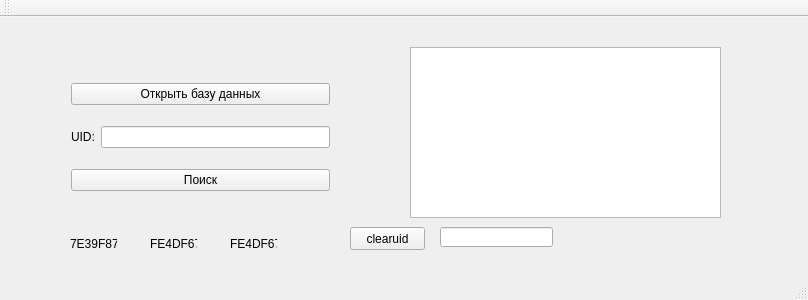
<?xml version="1.0" encoding="UTF-8"?>
<ui version="4.0">
 <class>MainWindow</class>
 <widget class="QMainWindow" name="MainWindow">
  <property name="geometry">
   <rect>
    <x>0</x>
    <y>0</y>
    <width>808</width>
    <height>300</height>
   </rect>
  </property>
  <property name="windowTitle">
   <string>MainWindow</string>
  </property>
  <widget class="QWidget" name="centralWidget">
   <widget class="QWidget" name="layoutWidget">
    <property name="geometry">
     <rect>
      <x>60</x>
      <y>40</y>
      <width>281</width>
      <height>161</height>
     </rect>
    </property>
    <layout class="QVBoxLayout" name="verticalLayout">
     <item>
      <widget class="QPushButton" name="pushButton">
       <property name="text">
        <string>Открыть базу данных</string>
       </property>
      </widget>
     </item>
     <item>
      <layout class="QHBoxLayout" name="horizontalLayout">
       <item>
        <widget class="QLabel" name="labelUID">
         <property name="text">
          <string>UID:</string>
         </property>
        </widget>
       </item>
       <item>
        <widget class="QLineEdit" name="UID"/>
       </item>
      </layout>
     </item>
     <item>
      <widget class="QPushButton" name="pushButton_2">
       <property name="text">
        <string>Поиск</string>
       </property>
      </widget>
     </item>
    </layout>
   </widget>
   <widget class="QLabel" name="label">
    <property name="geometry">
     <rect>
      <x>70</x>
      <y>220</y>
      <width>47</width>
      <height>13</height>
     </rect>
    </property>
    <property name="text">
     <string>7E39F87B</string>
    </property>
   </widget>
   <widget class="QLabel" name="label_2">
    <property name="geometry">
     <rect>
      <x>150</x>
      <y>220</y>
      <width>47</width>
      <height>13</height>
     </rect>
    </property>
    <property name="text">
     <string>FE4DF67B</string>
    </property>
   </widget>
   <widget class="QLabel" name="label_3">
    <property name="geometry">
     <rect>
      <x>230</x>
      <y>220</y>
      <width>47</width>
      <height>13</height>
     </rect>
    </property>
    <property name="text">
     <string>FE4DF67C</string>
    </property>
   </widget>
   <widget class="QPlainTextEdit" name="plainTextEdit">
    <property name="geometry">
     <rect>
      <x>410</x>
      <y>30</y>
      <width>311</width>
      <height>171</height>
     </rect>
    </property>
   </widget>
   <widget class="QLineEdit" name="lineEdit">
    <property name="geometry">
     <rect>
      <x>440</x>
      <y>210</y>
      <width>113</width>
      <height>20</height>
     </rect>
    </property>
   </widget>
   <widget class="QPushButton" name="pushButton_3">
    <property name="geometry">
     <rect>
      <x>350</x>
      <y>210</y>
      <width>75</width>
      <height>23</height>
     </rect>
    </property>
    <property name="text">
     <string>clearuid</string>
    </property>
   </widget>
  </widget>
  <widget class="QMenuBar" name="menuBar">
   <property name="geometry">
    <rect>
     <x>0</x>
     <y>0</y>
     <width>808</width>
     <height>21</height>
    </rect>
   </property>
  </widget>
  <widget class="QToolBar" name="mainToolBar">
   <attribute name="toolBarArea">
    <enum>TopToolBarArea</enum>
   </attribute>
   <attribute name="toolBarBreak">
    <bool>false</bool>
   </attribute>
  </widget>
  <widget class="QStatusBar" name="statusBar"/>
 </widget>
 <layoutdefault spacing="6" margin="11"/>
 <resources/>
 <connections/>
</ui>
